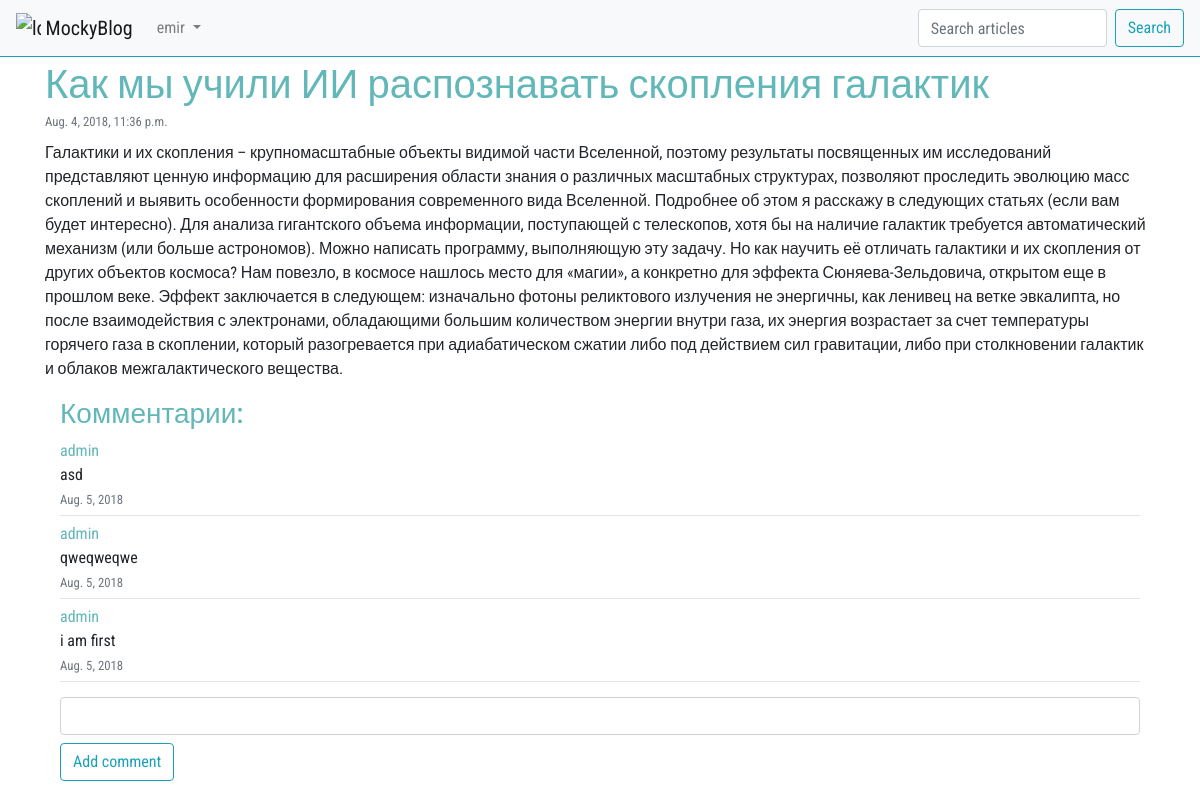
The app's page /article/1/ (signed in) with its own data.
### article/models.py (models this page shows, shortened)
class Article(models.Model):
    class Meta:
        db_table = "Article"
    article_title = models.CharField(max_length=200)
    article_text = models.TextField()
    article_date = models.DateTimeField(null=True)
    article_likes = models.IntegerField(default=0)
    article_image = models.ImageField(null=True, blank=False, upload_to="images/",
                                      verbose_name="image")

class Comment(models.Model):
    class Meta:
        db_table = "Comment"
    comments_text = models.TextField(verbose_name="Текст комментария")
    comments_article = models.ForeignKey('Article')
    comments_date = models.DateField(u'date', auto_now=True)
    comments_author = models.ForeignKey(User, default=9)

### article/views.py (the view)
# urls.py: url(r'^article/(?P<article_id>\d+)/$', views.article, name="post"),
def article(request, article_id=1):
    comment_form = CommentForm
    args = {}
    args.update(csrf(request))
    args["article"] = Article.objects.get(pk=article_id)
    args["comments"] = Comment.objects.filter(comments_article=article_id)
    args["rev_comments"] = args["comments"][::-1]
    args["user"] = auth.get_user(request)
    args["form"] = comment_form
    return render(request, 'article/article.html', args)

### article/templates/article/article.html (shortened to what this page needs)
{% extends 'index.html' %}
{% load static %}
{% load poll_extras %}
{% block article %}
    <div class="container">
        <div class="mt-1">
            <h1 style="color: #62B7B9" class="mb-0">{{ article.article_title }}</h1>
            <small class="text-muted my-0 py-0">{{ article.article_date }}</small>
            <p class="mt-2">{{ article.article_text }}</p>
        </div>
        <div class="container">
            <h3 style="color: #62B7B9">Комментарии:</h3>
            {% if comments %}
                {% if comments|length <= 5 %}
                    <div id="if_length5">
                        {% for comment in comments %}
                            <p style="margin-top: 0;margin-bottom: 0; color: #62B7B9;">{{ comment.comments_author }}</p>
                            <p style="margin-bottom: 0;">{{ comment.comments_text }}</p>
                            <small class="text-muted mt-0">{{ comment.comments_date }}</small>
                            <hr style="margin-bottom: 6px;margin-top: 4px;">
                        {% endfor %}
                    </div>
                {% endif %}
            {% else %}
                <p class="text-muted">Комментариев нет</p>
            {% endif %}
            {% if user.username %}
                <form style="margin-top: 15px" action="/article/addcomment/{{ article.id }}/" method="post">
                    <div class="form-group">
                        <input name="comment" class="form-control">
                        <button type="button" class="btn btn-outline-info mt-2">Add comment</button>
                    </div>
                </form>
            {% endif %}
        </div>
    </div>
{% endblock %}

### templates/index.html (shortened to what this page needs)
{% load static %}
<!DOCTYPE html>
<html lang="en">
<head>
    <link rel="stylesheet" href="https://stackpath.bootstrapcdn.com/bootstrap/4.1.3/css/bootstrap.min.css"
>
</head>
<body style="font-family: 'Roboto Condensed', sans-serif;">
<header>
    <nav class="navbar navbar-expand-lg navbar-light bg-light border-bottom border-info">
        <a class="navbar-brand" href="/">
            <img src="{% static 'img/contract.svg' %}" width="25" height="25" class="d-inline-block align-top"
                 alt="logo">
            MockyBlog
        </a>
        <div class="collapse navbar-collapse" id="navbarSupportedContent">
            <ul class="navbar-nav mr-auto">
                <li class="nav-item dropdown">
                    {% if user.username %}
                        <a class="nav-link dropdown-toggle" href="#" id="navbarDropdown" role="button"
                           data-toggle="dropdown" aria-haspopup="true" aria-expanded="false">
                            {{ user.username }}
                        </a>
                    {% endif %}
                </li>
            </ul>
            <form method="get" action="/find/1/" class="form-inline my-2 my-lg-0">
                <input name="q" class="form-control mr-sm-2" type="search" placeholder="Search articles"
                       aria-label="Search">
                <button class="btn btn-outline-info my-2 my-sm-0" type="submit">Search</button>
            </form>
        </div>
    </nav>
</header>
{% block article %} {% endblock %}
</body>
</html>

### records on screen
Article: article_title "Как мы учили ИИ распознавать скопления галактик", article_date "Aug. 4, 2018, 11:36 p.m.", article_text "Галактики и их скопления – крупномасштабные объекты видимой части Вселенной, поэтому результаты посвященных им исследований представляют ценную информацию для расширения области знания о различных масштабных структурах, позволяют проследить эволюцию масс скоплений и выявить особенности формирования современного вида Вселенной. Подробнее об этом я расскажу в следующих статьях (если вам будет интересно). Для анализа гигантского объема информации, поступающей с телескопов, хотя бы на наличие галактик требуется автоматический механизм (или больше астрономов). Можно написать программу, выполняющую эту задачу. Но как научить её отличать галактики и их скопления от других объектов космоса? Нам…"
Comment: comments_author "admin", comments_text "asd", comments_date "Aug. 5, 2018"
Comment: comments_author "admin", comments_text "qweqweqwe", comments_date "Aug. 5, 2018"
Comment: comments_author "admin", comments_text "i am first", comments_date "Aug. 5, 2018"

### other values on screen
{{ user.username }} "emir"
